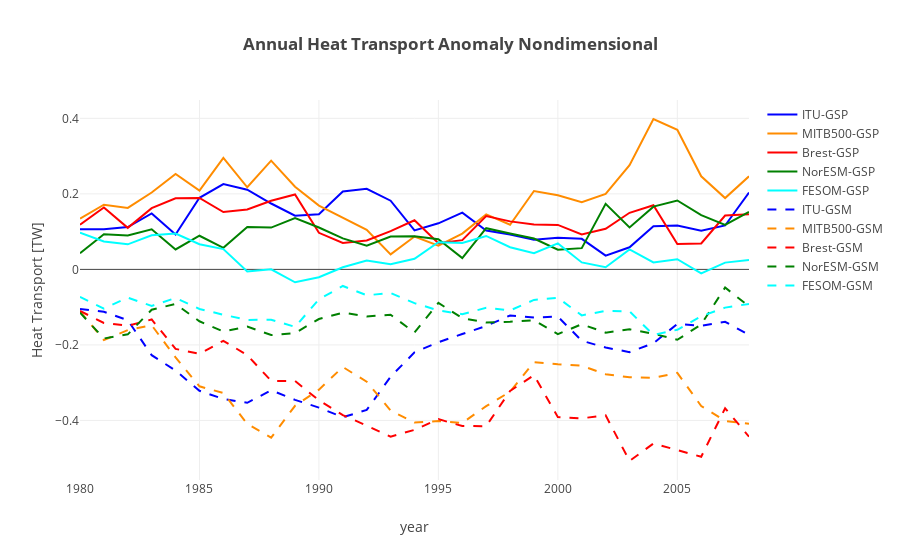

Notebook code cell kept with this figure:
### Code cell
""" Plot annual mean of heat fluxes anomaly"""
modelnames = ['ITU' , 'MITB500', 'Brest', 'NorESM', 'FESOM']
colors = ['blue', 'darkorange', 'red', 'green', 'cyan']
# names of the control, gsp and gsn variables [total]
ctln = ['ctlbarents_heattotal', 'barht_c[0]', 'BSOrefheat', 'ht_NorESM_BSO_ctrl', 'ctlheattransp_BSO']
gspn = ['gspbarents_heattotal', 'barht_gsp[0]', 'BSOgspheat', 'ht_NorESM_BSO_gsp', 'gspheattransp_BSO']
gsnn = ['gsnbarents_heattotal', 'barht_gsm[0]', 'BSOgsnheat', 'ht_NorESM_BSO_gsn', 'gsnheattransp_BSO']

coeffs = [1,1,1,1,1]

layout = go.Layout(
    title='<b>Annual Heat Transport Anomaly Nondimensional</b>',
    yaxis=dict(
        title='Heat Transport [TW]',
        #range=[-14, 14]
    ),
    xaxis=dict(
        title='year'
    )
)    


def update_plot(models):
    
    datap = []
    datan = []
    for ind,mdl in enumerate(models):
        dnm = 'ds'+np.str(ind)+'.'+ctln[ind]+'.groupby(\'time.year\').mean().year'
        time = np.copy(eval(dnm))
        dnm = 'ds'+np.str(ind)+'.'+ctln[ind]+'.groupby(\'time.year\').mean()'
        dnm2 = 'ds'+np.str(ind)+'.'+gspn[ind]+'.groupby(\'time.year\').mean()'
        dnm3 = 'ds'+np.str(ind)+'.'+gsnn[ind]+'.groupby(\'time.year\').mean()'
        val1 = (np.copy(eval(dnm2)-eval(dnm))*coeffs[ind])/(np.copy(eval(dnm))*coeffs[ind])
        val2 = (np.copy(eval(dnm3)-eval(dnm))*coeffs[ind])/(np.copy(eval(dnm))*coeffs[ind])
        trace1 = go.Scatter(            
            x = time,
            y = val1,
            mode = 'lines',
            name = mdl+'-GSP',
            line = dict(
                width = 2,
                color = colors[ind],
                shape = 'smooth'
            )
        )
        datap.append(trace1)
        trace2 = go.Scatter(            
            x = time,
            y = val2,
            mode = 'lines',
            name = mdl+'-GSM',
            line = dict(
                width = 2,
                color = colors[ind],
                dash = 'dash',
                shape = 'smooth'
            )
        )
        datan.append(trace2)


   
    data = datap + datan
    
    fig = go.Figure(data=data, layout=layout)
    py.offline.iplot(fig)
     
update_plot(modelnames)

### Figure 1 — Plotly figure (JSON) as saved in the notebook; plotly's stock layout.template omitted (floating-point values rounded to 4 significant figures)
{"data": [{"line": {"color": "blue", "shape": "smooth", "width": 2}, "mode": "lines", "name": "ITU-GSP", "type": "scatter", "x": [1980, 1981, 1982, 1983, 1984, 1985, 1986, 1987, 1988, 1989, 1990, 1991, 1992, 1993, 1994, 1995, 1996, 1997, 1998, 1999, 2000, 2001, 2002, 2003, 2004, 2005, 2006, 2007, 2008], "y": [0.1064, 0.1065, 0.1122, 0.1483, 0.09234, 0.1897, 0.2261, 0.2109, 0.1745, 0.1423, 0.1458, 0.2065, 0.2136, 0.182, 0.1033, 0.122, 0.1504, 0.1029, 0.09262, 0.07842, 0.0837, 0.08092, 0.03656, 0.05851, 0.1144, 0.116, 0.1027, 0.1163, 0.2036]}, {"line": {"color": "darkorange", "shape": "smooth", "width": 2}, "mode": "lines", "name": "MITB500-GSP", "type": "scatter", "x": [1980, 1981, 1982, 1983, 1984, 1985, 1986, 1987, 1988, 1989, 1990, 1991, 1992, 1993, 1994, 1995, 1996, 1997, 1998, 1999, 2000, 2001, 2002, 2003, 2004, 2005, 2006, 2007, 2008], "y": [0.1347, 0.1714, 0.1628, 0.2037, 0.2526, 0.2085, 0.2954, 0.2175, 0.288, 0.2188, 0.169, 0.1368, 0.1047, 0.03978, 0.08696, 0.06278, 0.09472, 0.1458, 0.1181, 0.2076, 0.1961, 0.178, 0.2, 0.276, 0.3983, 0.3696, 0.2465, 0.1889, 0.2466]}, {"line": {"color": "red", "shape": "smooth", "width": 2}, "mode": "lines", "name": "Brest-GSP", "type": "scatter", "x": [1980, 1981, 1982, 1983, 1984, 1985, 1986, 1987, 1988, 1989, 1990, 1991, 1992, 1993, 1994, 1995, 1996, 1997, 1998, 1999, 2000, 2001, 2002, 2003, 2004, 2005, 2006, 2007, 2008], "y": [0.1184, 0.164, 0.1101, 0.1621, 0.1885, 0.1892, 0.1519, 0.1586, 0.1817, 0.1986, 0.09693, 0.0701, 0.07663, 0.1015, 0.1301, 0.06916, 0.07748, 0.1413, 0.1272, 0.1191, 0.1179, 0.0928, 0.1077, 0.1499, 0.1699, 0.06706, 0.06867, 0.1426, 0.1459]}, {"line": {"color": "green", "shape": "smooth", "width": 2}, "mode": "lines", "name": "NorESM-GSP", "type": "scatter", "x": [1980, 1981, 1982, 1983, 1984, 1985, 1986, 1987, 1988, 1989, 1990, 1991, 1992, 1993, 1994, 1995, 1996, 1997, 1998, 1999, 2000, 2001, 2002, 2003, 2004, 2005, 2006, 2007, 2008], "y": [0.04256, 0.09311, 0.09008, 0.1064, 0.05276, 0.08915, 0.05712, 0.1124, 0.1107, 0.1357, 0.1109, 0.08207, 0.06298, 0.08685, 0.08809, 0.0801, 0.02993, 0.1092, 0.09518, 0.08172, 0.05216, 0.05626, 0.1736, 0.1111, 0.1662, 0.1826, 0.1436, 0.1177, 0.1523]}, {"line": {"color": "cyan", "shape": "smooth", "width": 2}, "mode": "lines", "name": "FESOM-GSP", "type": "scatter", "x": [1980, 1981, 1982, 1983, 1984, 1985, 1986, 1987, 1988, 1989, 1990, 1991, 1992, 1993, 1994, 1995, 1996, 1997, 1998, 1999, 2000, 2001, 2002, 2003, 2004, 2005, 2006, 2007, 2008], "y": [0.09747, 0.07398, 0.06645, 0.09055, 0.09508, 0.06657, 0.05372, -0.005557, 0.0003266, -0.0341, -0.02084, 0.005526, 0.02365, 0.01357, 0.02822, 0.07205, 0.06992, 0.08856, 0.05886, 0.04284, 0.06895, 0.01848, 0.005898, 0.0528, 0.01858, 0.02701, -0.01062, 0.01793, 0.02497]}, {"line": {"color": "blue", "dash": "dash", "shape": "smooth", "width": 2}, "mode": "lines", "name": "ITU-GSM", "type": "scatter", "x": [1980, 1981, 1982, 1983, 1984, 1985, 1986, 1987, 1988, 1989, 1990, 1991, 1992, 1993, 1994, 1995, 1996, 1997, 1998, 1999, 2000, 2001, 2002, 2003, 2004, 2005, 2006, 2007, 2008], "y": [-0.1047, -0.1123, -0.1347, -0.2271, -0.2679, -0.3215, -0.343, -0.3533, -0.32, -0.3455, -0.3661, -0.3916, -0.3722, -0.2843, -0.2196, -0.1929, -0.1711, -0.1496, -0.122, -0.1275, -0.1251, -0.1888, -0.2069, -0.219, -0.1956, -0.1444, -0.1494, -0.1388, -0.1731]}, {"line": {"color": "darkorange", "dash": "dash", "shape": "smooth", "width": 2}, "mode": "lines", "name": "MITB500-GSM", "type": "scatter", "x": [1980, 1981, 1982, 1983, 1984, 1985, 1986, 1987, 1988, 1989, 1990, 1991, 1992, 1993, 1994, 1995, 1996, 1997, 1998, 1999, 2000, 2001, 2002, 2003, 2004, 2005, 2006, 2007, 2008], "y": [-0.1113, -0.1869, -0.1609, -0.1478, -0.2332, -0.3096, -0.3275, -0.4092, -0.4457, -0.3612, -0.3184, -0.2585, -0.2974, -0.3738, -0.4056, -0.4016, -0.4066, -0.3621, -0.324, -0.2456, -0.2511, -0.2551, -0.2775, -0.2857, -0.2874, -0.274, -0.3618, -0.4013, -0.4087]}, {"line": {"color": "red", "dash": "dash", "shape": "smooth", "width": 2}, "mode": "lines", "name": "Brest-GSM", "type": "scatter", "x": [1980, 1981, 1982, 1983, 1984, 1985, 1986, 1987, 1988, 1989, 1990, 1991, 1992, 1993, 1994, 1995, 1996, 1997, 1998, 1999, 2000, 2001, 2002, 2003, 2004, 2005, 2006, 2007, 2008], "y": [-0.1101, -0.1418, -0.1492, -0.1326, -0.2105, -0.2236, -0.1891, -0.2271, -0.2951, -0.2956, -0.3468, -0.3858, -0.4136, -0.4428, -0.425, -0.3966, -0.4149, -0.4151, -0.3219, -0.28, -0.3912, -0.3945, -0.3864, -0.5074, -0.461, -0.4787, -0.4961, -0.3677, -0.443]}, {"line": {"color": "green", "dash": "dash", "shape": "smooth", "width": 2}, "mode": "lines", "name": "NorESM-GSM", "type": "scatter", "x": [1980, 1981, 1982, 1983, 1984, 1985, 1986, 1987, 1988, 1989, 1990, 1991, 1992, 1993, 1994, 1995, 1996, 1997, 1998, 1999, 2000, 2001, 2002, 2003, 2004, 2005, 2006, 2007, 2008], "y": [-0.1144, -0.183, -0.172, -0.1067, -0.0916, -0.1374, -0.1645, -0.1516, -0.1739, -0.1684, -0.1315, -0.1146, -0.1246, -0.1201, -0.1671, -0.08882, -0.1291, -0.1406, -0.1385, -0.1348, -0.1713, -0.1453, -0.1674, -0.1586, -0.1705, -0.1864, -0.1458, -0.04813, -0.0978]}, {"line": {"color": "cyan", "dash": "dash", "shape": "smooth", "width": 2}, "mode": "lines", "name": "FESOM-GSM", "type": "scatter", "x": [1980, 1981, 1982, 1983, 1984, 1985, 1986, 1987, 1988, 1989, 1990, 1991, 1992, 1993, 1994, 1995, 1996, 1997, 1998, 1999, 2000, 2001, 2002, 2003, 2004, 2005, 2006, 2007, 2008], "y": [-0.07264, -0.1038, -0.07476, -0.09675, -0.07567, -0.1047, -0.1201, -0.1338, -0.1331, -0.1523, -0.07928, -0.04385, -0.06858, -0.06235, -0.08933, -0.1087, -0.1185, -0.1017, -0.1087, -0.08083, -0.07513, -0.1218, -0.1097, -0.1111, -0.1733, -0.1598, -0.1243, -0.1012, -0.09135]}], "layout": {"title": "<b>Annual Heat Transport Anomaly Nondimensional</b>", "xaxis": {"title": "year"}, "yaxis": {"title": "Heat Transport [TW]"}}}
